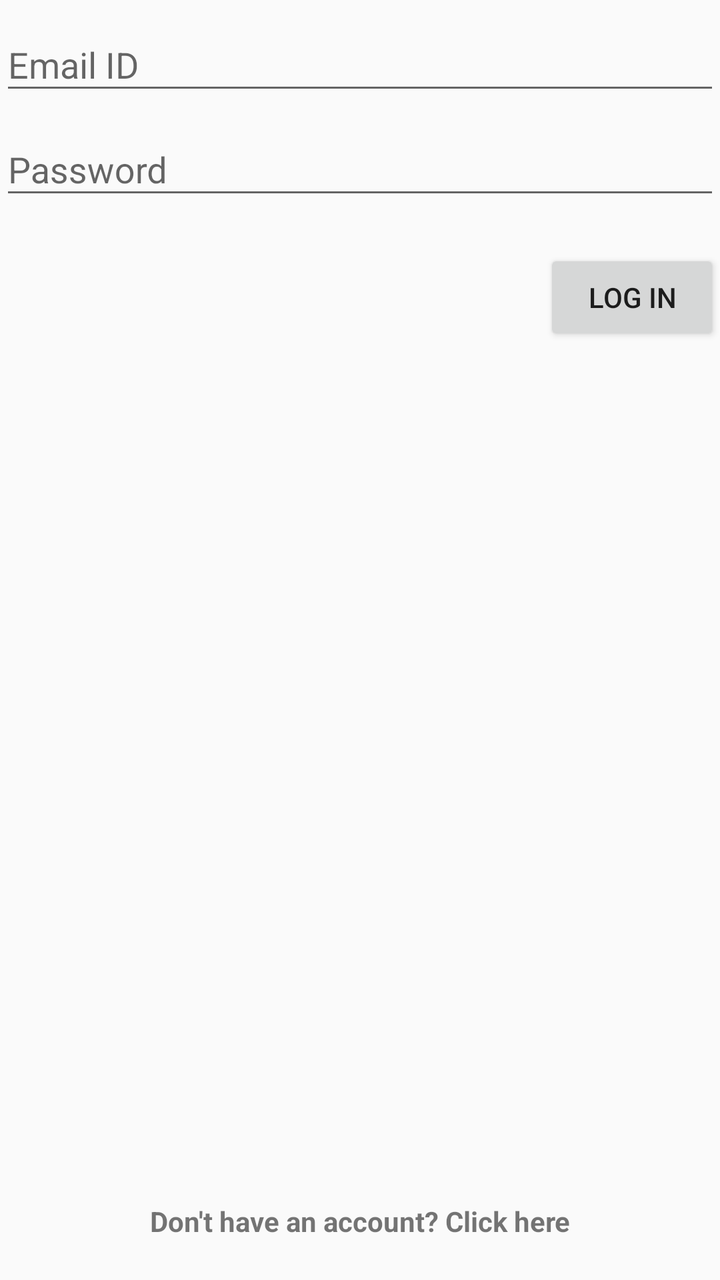
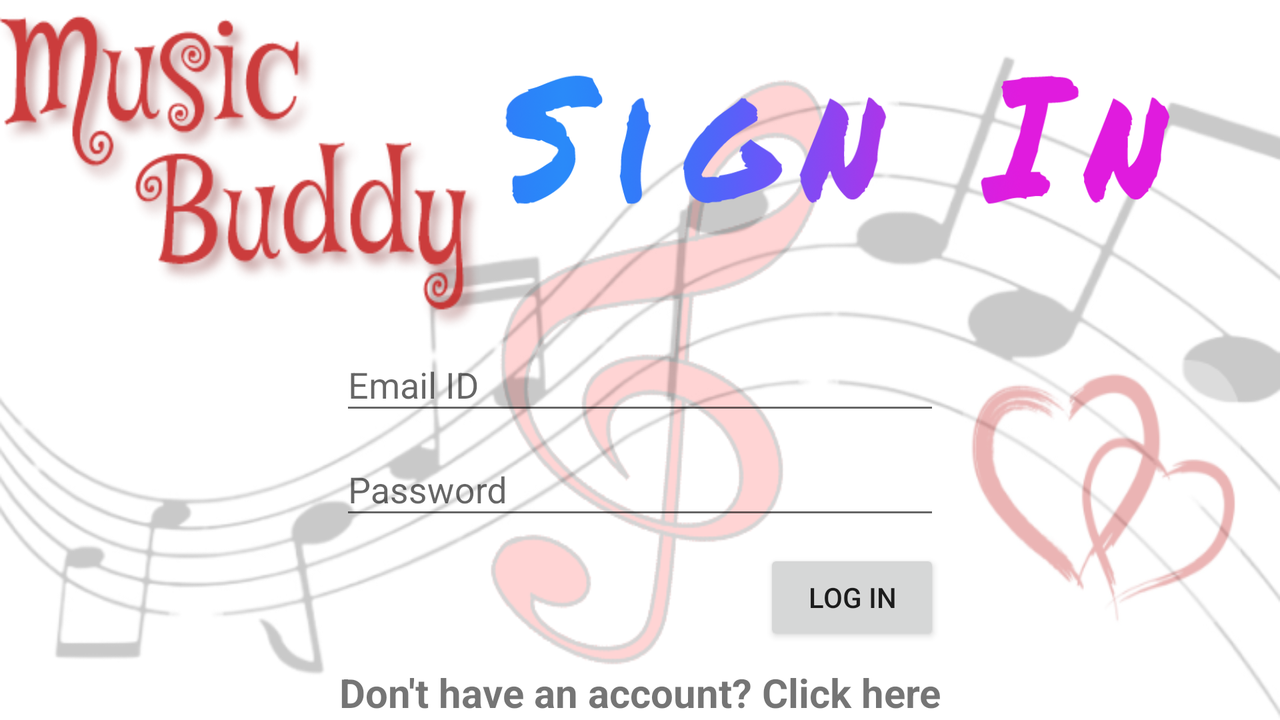

The same Android screen from two of the app's own layout files: first res/layout/ as a phone draws it, then the author's variant for another configuration, drawn on a device whose configuration selects that folder. Both files follow.
<!-- AndroidManifest.xml: application theme NoBarTheme -->
<!-- res/layout/activity_login.xml -->
<?xml version="1.0" encoding="utf-8"?>
<RelativeLayout xmlns:android="http://schemas.android.com/apk/res/android"
    xmlns:app="http://schemas.android.com/apk/res-auto"
    xmlns:tools="http://schemas.android.com/tools"
    android:layout_width="match_parent"
    android:layout_height="match_parent"
    tools:context=".LoginActivity"
    android:orientation="vertical">

    <LinearLayout
        android:layout_width="match_parent"
        android:layout_height="match_parent"
        android:orientation="vertical">
    <ImageView
        android:layout_width="wrap_content"
        android:layout_height="wrap_content"
        android:id="@+id/loginImgID"/>

    <com.google.android.material.textfield.TextInputLayout
        android:id="@+id/loginID"
        android:layout_width="match_parent"
        android:layout_height="wrap_content">

        <com.google.android.material.textfield.TextInputEditText
        android:id="@+id/loginEdID"
        android:layout_width="match_parent"
        android:layout_height="wrap_content"
        android:hint="Email ID"
        android:inputType="textEmailAddress"/>
    </com.google.android.material.textfield.TextInputLayout>

        <com.google.android.material.textfield.TextInputLayout
            android:id="@+id/passID"
            android:layout_width="match_parent"
            android:layout_height="wrap_content">

            <com.google.android.material.textfield.TextInputEditText
                android:id="@+id/passEdID"
                android:layout_width="match_parent"
                android:layout_height="wrap_content"
                android:hint="Password"
                android:inputType="textPassword" />
        </com.google.android.material.textfield.TextInputLayout>

    <Button
        android:layout_width="wrap_content"
        android:layout_height="wrap_content"
        android:layout_marginTop="20dp"
        android:text="Log In"
        android:layout_gravity="right"
        android:id="@+id/loginButtonID"/>

    <TextView
        android:layout_width="match_parent"
        android:layout_height="match_parent"
        android:textStyle="bold"
        android:text="Don't have an account? Click here"
        android:gravity="bottom|center"
        android:id="@+id/noAccId"
        android:padding="20dp"/>
</LinearLayout>
</RelativeLayout>
<!-- resources referenced by this layout -->
<resources>
  <style name="NoBarTheme" parent="Theme.AppCompat.Light.NoActionBar">
          
          <item name="colorPrimary">@color/colorPrimary</item>
          <item name="colorPrimaryDark">@color/colorPrimaryDark</item>
          <item name="colorAccent">@color/colorAccent</item>
      </style>
  <color name="colorPrimary">#6200EE</color>
  <color name="colorPrimaryDark">#3700B3</color>
  <color name="colorAccent">#03DAC5</color>
</resources>
<!-- res/layout-land/activity_login.xml (the author's variant of the layout above) -->
<!-- drawn on the phone turned sideways -->
<?xml version="1.0" encoding="utf-8"?>
<ScrollView xmlns:android="http://schemas.android.com/apk/res/android"
    xmlns:app="http://schemas.android.com/apk/res-auto"
    xmlns:tools="http://schemas.android.com/tools"
    android:layout_width="match_parent"
    android:layout_height="match_parent"
    tools:context=".LoginActivity"
    android:orientation="vertical"
    android:background="@drawable/sign_up_bg_land">

    <LinearLayout
        android:layout_width="match_parent"
        android:layout_height="match_parent"
        android:orientation="vertical"
        android:paddingHorizontal="20dp">

        <ImageView
            android:id="@+id/loginImgID"
            android:layout_width="350dp"
            android:layout_height="120dp"
            android:layout_marginTop="10dp"
            android:src="@drawable/sign_in_img"
            android:layout_gravity="center_horizontal"
            android:layout_marginLeft="100dp"/>

    <com.google.android.material.textfield.TextInputLayout
        android:id="@+id/loginID"
        android:layout_width="match_parent"
        android:layout_height="wrap_content"
        android:layout_marginTop="30dp">

        <com.google.android.material.textfield.TextInputEditText
        android:id="@+id/loginEdID"
        android:layout_width="match_parent"
        android:layout_height="wrap_content"
        android:hint="Email ID"
        android:inputType="textEmailAddress"
            android:layout_marginHorizontal="150dp"/>
    </com.google.android.material.textfield.TextInputLayout>

        <com.google.android.material.textfield.TextInputLayout
            android:id="@+id/passID"
            android:layout_width="match_parent"
            android:layout_height="wrap_content">

            <com.google.android.material.textfield.TextInputEditText
                android:id="@+id/passEdID"
                android:layout_width="match_parent"
                android:layout_height="wrap_content"
                android:hint="Password"
                android:inputType="textPassword"
                android:layout_marginHorizontal="150dp"/>
        </com.google.android.material.textfield.TextInputLayout>

    <Button
        android:layout_width="wrap_content"
        android:layout_height="wrap_content"
        android:layout_marginTop="10dp"
        android:text="Log In"
        android:layout_gravity="right"
        android:id="@+id/loginButtonID"
        android:layout_marginRight="150dp"/>

    <TextView
        android:layout_width="match_parent"
        android:layout_height="match_parent"
        android:textStyle="bold"
        android:text="Don't have an account? Click here"
        android:gravity="bottom|center"
        android:id="@+id/noAccId"
        android:textSize="20dp"
        android:paddingTop="10dp"/>
</LinearLayout>
</ScrollView>
<!-- resources referenced by the variant -->
<!-- as the phone turned sideways resolves them -->
<resources>
  <!-- drawable sign_in_img: png bitmap (drawable, 113055 bytes) -->
  <!-- drawable sign_up_bg_land: png bitmap (drawable, 146112 bytes) -->
  <style name="NoBarTheme" parent="Theme.AppCompat.Light.NoActionBar">
          
          <item name="colorPrimary">@color/colorPrimary</item>
          <item name="colorPrimaryDark">@color/colorPrimaryDark</item>
          <item name="colorAccent">@color/colorAccent</item>
      </style>
  <color name="colorPrimary">#6200EE</color>
  <color name="colorPrimaryDark">#3700B3</color>
  <color name="colorAccent">#03DAC5</color>
</resources>
